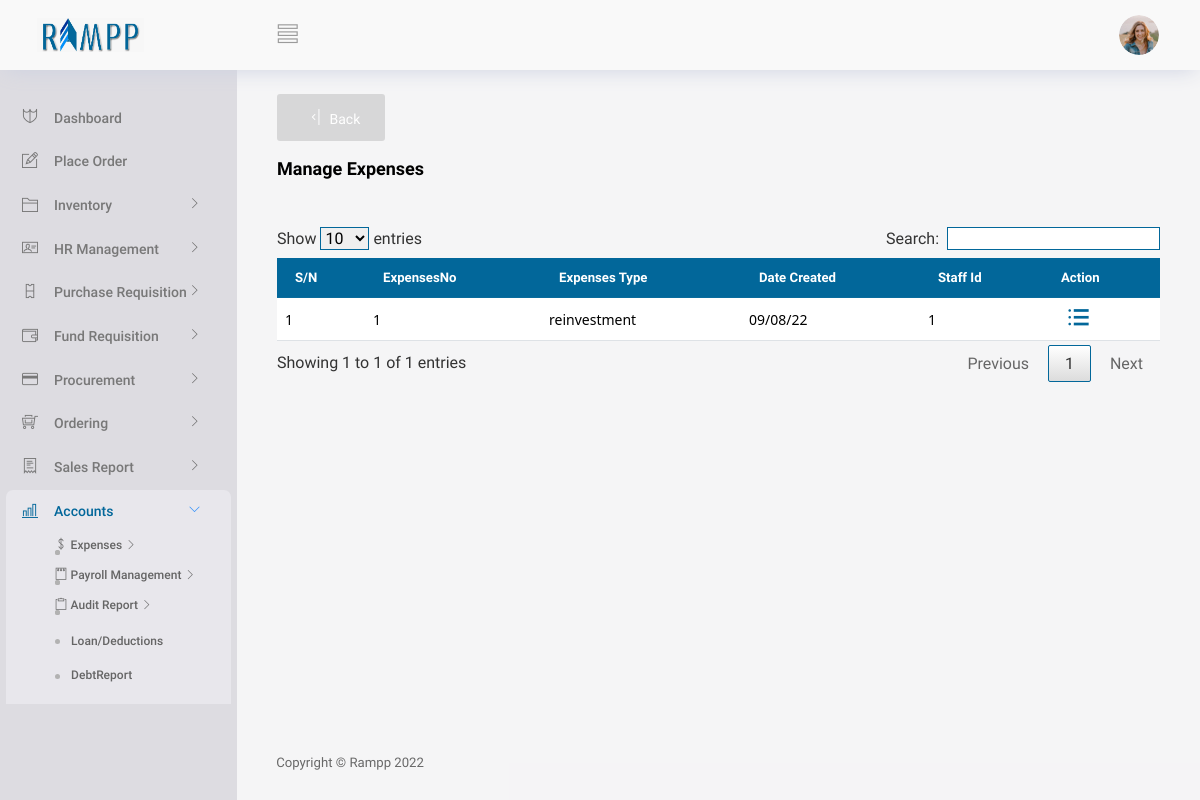
/View/Accounts/viewExpenses (signed in), run on the app's committed database.
### tables this page shows
CREATE TABLE IF NOT EXISTS `expenses` (
  `date` date NOT NULL DEFAULT '1111-11-11',
  `expensesNo` int(10) NOT NULL AUTO_INCREMENT,
  `staffId` int(10) NOT NULL,
  `purchaser` varchar(200) NOT NULL,
  `expensesType` varchar(200) NOT NULL,
  `itemBought` varchar(200) NOT NULL,
  `description` varchar(300) NOT NULL,
  `amount` int(10) NOT NULL,
  `justification` varchar(400) DEFAULT NULL,
  PRIMARY KEY (`expensesNo`)
);

### Controller/generalController.php (called while the page is built, shortened)
<?php
class GeneralController
{
    function expensesTableDisplay($conn)
    {
        $items = array();
        $query = "SELECT * FROM expenses";
        $results = mysqli_query($conn, $query);
        while ($row = mysqli_fetch_array($results)) {
            $items[] = $row;
        }
        return $items;
    }
}

### View/Accounts/viewExpenses.php (the view, shortened to what this page needs)
<?php
   if(isset($_SESSION['validuser']))
   {
     include("../partials/_header.php");
      require("../../Controller/generalController.php");
      $conn = conString1();
      $UserUtils = new GeneralController();
      $data1 = $UserUtils-> expensesTableDisplay($conn);
?>
<body>
  <div class="container-scroller">
    <?php  include("../partials/_navbar.php"); ?>
    <div class="container-fluid page-body-wrapper">
      <div class="main-panel">
        <div class="content-wrapper gbgn">
          <button  type="button" id="back" class="btn btn-icon-text text-white" style="background:#56565830;" onClick="window.history.back()">
            <i class="ti-shift-left-alt btn-icon-append"></i>
            Back
          </button>
          <br/>
          <br/>
          <div class="row">
            <div class="col-md-12 grid-margin">
              <div class="d-flex justify-content-between align-items-center">
                <div>
                  <h4 class="font-weight-bold mb-0">Manage Expenses</h4>
                </div>
              </div>
            </div>
          </div>
          <br/>
          <div class="container-flued">
            <div class="table-responsive">
              <table id="data-table-basic" class="customers">
                <thead>
                  <tr>
                    <th>S/N</th>
                    <th>ExpensesNo</th>
                    <th>Expenses Type</th>
                    <th>Date Created</th>
                    <th>Staff Id</th>
                    <th class="text-center">Action</th>
                  </tr>
                </thead>
                <tbody>
                <?php
                      foreach ($data1 as $index => $value) {
                      ?>
                  <tr>
                    <td><?php echo $index+1 ?></td>
                    <td><?php echo $value["expensesNo"] ?></td>
                    <td><?php echo $value["expensesType"] ?></td>
                    <td><?php echo date('d/m/y',strtotime($value["date"])) ?></td>
                    <td><?php echo $value["staffId"] ?></td>
                    <td>
                    <div class="dropdown ">
                      <div class="d-flex justify-content-between align-items-center">
                      <span data-bs-toggle="tooltip" data-bs-placement="left"  title="View">
                        <i class="ti-menu-alt btn-icon-append dropbtn " style="color:#02679a;" data-bs-toggle="modal" data-bs-target="#viewModal" onClick="viewFunc('<?php echo $value["expensesNo"] ?>')"></i>
                      </span>
                      </div>
                    </div>
                    </td>
                  </tr>
                    <?php
                      }
                    ?>
                </tbody>
              </table>
            </div>
          </div>
          <br/>
            <br/>
        </div>
        <?php include("../partials/_footer.php"); ?>
        </div>
        </div>
      </div>
  <?php
 include("../partials/_script.php");
?>
<?php
 }
 else
 {
     header("Location: ../../index.php?message=loginNot");
     exit;
 }
?>

### www/css/s1.css (style rules this page uses)
.gbgn { background-color: #dddce14d !important; }

### View/Accounts/viewExpenses.php (style rules this page uses)
.dropbtn { color: #28a745; padding: 16px; font-size: 23px !important; border: none; cursor: pointer; box-shadow: 10px #9d0d5c9e; }
.dropdown { position: relative; display: inline-block; overflow-y: visible; }
.customers { font-family: "Roboto", sans-serif !important; font-size:16px !important; border-collapse: collapse !important; width: 100% !important; }
.customers td, #customers th { border:none !important; padding: 8px !important; }
tbody { border-bottom: 1px solid #dee2e6 !important; border-top: 1px solid #dee2e6 !important; }
.customers td { font-size:0.875rem !important; font-family: system-ui; border-bottom: 1px solid #dee2e6 !important; border-top: 1px solid #dee2e6 !important; }
.customers th { padding-top: 12px !important; padding-bottom: 12px !important; text-align: left !important; border-top: 0 !important; border-bottom-width: 1px !important; font-weight: bold !important; font-size:13.2px !important; background-color: #02679a; color: white; }
i { display:inline; padding-left:0; }

### data on the page
expenses: expensesNo "1", expensesType "reinvestment", date "09/08/22", staffId "1"
